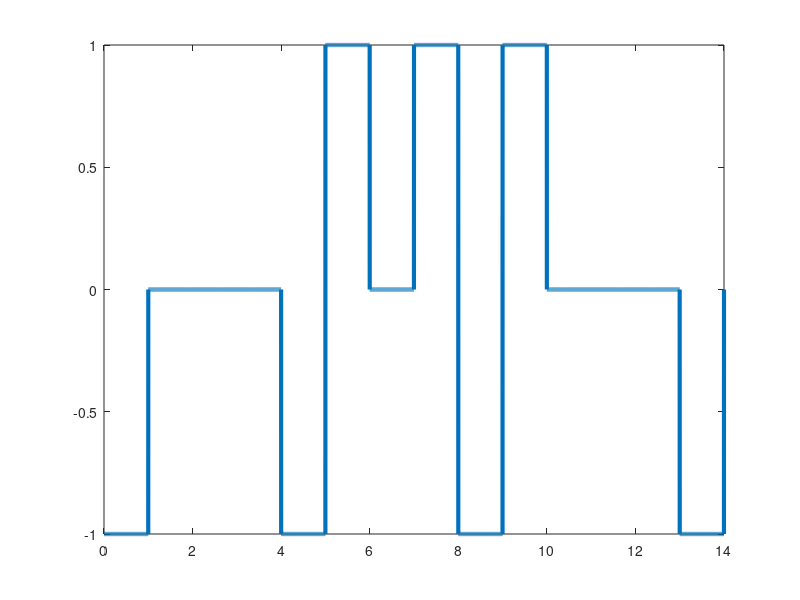

The MATLAB script that drew this image:
clear all;
close all;
clc;

bits = [1 0 0 0 0 0 0 0 0 1 0 0 0 1];
bitrate = 1;
n = 1000;
T = length(bits)/bitrate;
N = n*length(bits);
dt = T/N;
t = 0:dt:T;

%Encoding

lastbit = 1;
x = zeros(1, length(t));
counter = 0;

for i=1:length(bits)
  if bits(i) == 0
    counter = counter+1;

    if counter == 8
      x((i-1-7)*n+1 : (i-7)*n) = 0;
      x((i-1-6)*n+1 : (i-6)*n) = 0;
      x((i-1-5)*n+1 : (i-5)*n) = 0;
      x((i-1-4)*n+1 : (i-4)*n) = lastbit;
      x((i-1-3)*n+1 : (i-3)*n) = -lastbit;
      lastbit = -lastbit;
      x((i-1-2)*n+1 : (i-2)*n) = 0;
      x((i-1-1)*n+1 : (i-1)*n) = lastbit;
      x((i-1)*n+1 : (i*n)) = -lastbit;
      lastbit = -lastbit;
      counter = 0;
    endif
  else
    counter = 0;
    x((i-1)*n+1 : (i*n)) = -lastbit;
    lastbit = -lastbit;
  endif
end

plot(t,x,'Linewidth', 3);

%Decoding

counter = 0;
lastbit = 1;

for i = 1:length(t)
  if t(i)>counter
    counter = counter + 1;
    if x(i)==lastbit
      result(counter:counter+4) = 0;
      counter = counter + 4;
    else
      if(x(i)==0)
        result(counter) = 0;
      else
        result(counter) = 1;
        lastbit = -lastbit;
      endif
    endif
  endif
endfor

disp('B8ZS Decoding:');
disp(result);
